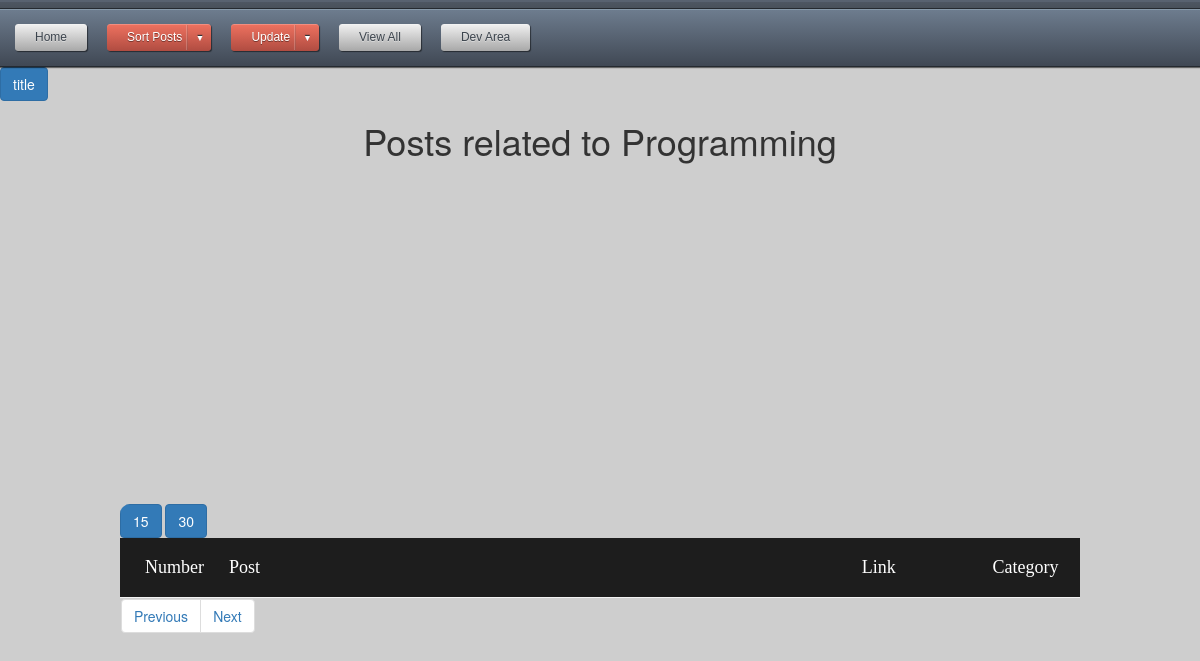
/sortby/1/15?sort_cat=Programming, run on an earlier commit of the app's database.
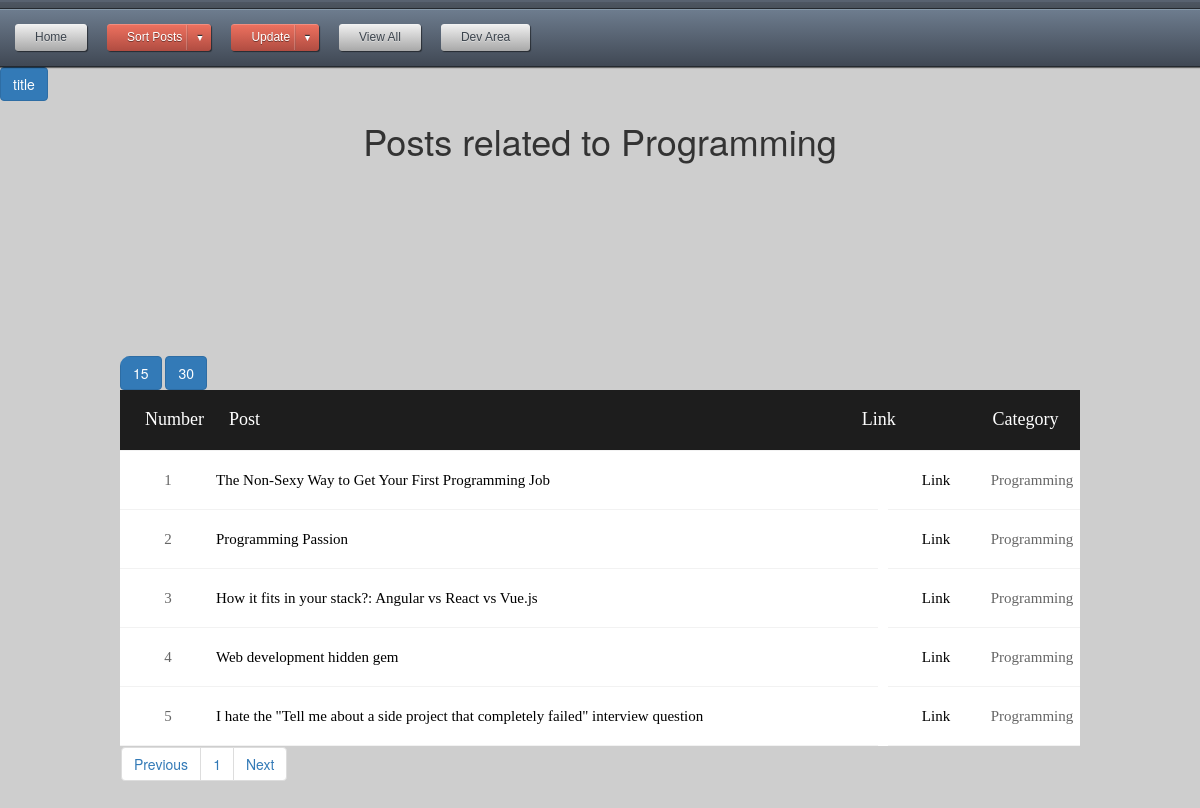
And on a later commit of the database.
### app.py (models this page shows)
class posts(db.Model):
    id = db.Column(db.String, primary_key=True)
    title = db.Column(db.String(80), unique=True, nullable=False)
    link = db.Column(db.String(120), unique=True, nullable=False)
    category = db.Column(db.String(120), unique=True, nullable=False)
    date_added = db.Column(db.String(120), unique=False, nullable=False)
    thread_text = db.Column(db.String(400), unique=True, nullable=False)
    image = db.Column(db.String(400), unique=True, nullable=False)

### app.py (the view)
@app.route('/sortby/<int:page_num>/<int:per_page_res>', methods=['GET', 'POST'])
def sortby(page_num, per_page_res):
	sort_cat = request.args.get('sort_cat', None)
	order_by = request.args.get('order_by', None)
	print(sort_cat)
	per_page = per_page_res
	t3 = posts.query.filter_by(category=sort_cat).order_by(order_by).paginate(per_page=per_page_res, page=page_num, error_out=True)
	return render_template("sortby.html", count=count, order_by=order_by, t3=t3, per_page=per_page, posts=posts, zip=zip, sort_cat=sort_cat)

### app.py (called while the page is built)
@app.context_processor
def utility_functions():
    def print_in_console(message):
        print (str(message))
    return dict(mdebug=print_in_console)

@app.context_processor
def inject_user():
    return dict(category=categories)

### templates/sortby.html (shortened to what this page needs)
<!DOCTYPE html>
<html>
<head>
</head>
{% include "topnav.html" %}
<div class="limiter">
<body>
<a href="{{url_for('sortby', page_num=t3.page, per_page_res=15, order_by='title', sort_cat=sort_cat )}}"><button type="button" class="btn btn-primary">title</button></a>
<h1>Posts related to {{sort_cat}}</h1>
	<div class="container-table100">
			<div class="wrap-table100">
				<a href="{{url_for('sortby', page_num=t3.page, per_page_res=15, order_by=order_by, sort_cat=sort_cat )}}"><button type="button" class="btn btn-primary">15</button></a>
				<a href="{{url_for('sortby', page_num=t3.page, per_page_res=30, order_by=order_by, sort_cat=sort_cat )}}"><button type="button" class="btn btn-primary">30</button></a>
					<div class="table">
						<div class="row header" style="content: none">
							<div class="cell">Number</div>
							<div class="cell">Post</div>
							<div class="cell">Link</div>
							<div class="cell">Category</div>
						</div>
						{% for t,i in zip(t3.items, range(per_page, 0, -1)) %}
						<div class="row">
							<div class="cell" data-title="Number">
								{% if t3.page == 1 %}
								{{(t3.page * (per_page+1))-i}}
								{% else %}
								{{(t3.page * (per_page))-(i-1)}}
								{% endif %}
							</div>
							<div class="cell" data-title="Post" style="width:69%;"><a href="#" data-toggle="modal" data-target="#{{t.id}}">{{t.title}}</div>
							<div class="cell" data-title="Link"><a href="{{t.link}}" target='_blank'>Link</a></div>
							<div class="cell" data-title="Category">{{t.category}}</div>
						</div>
						{% endfor %}
						<nav aria-label="Page navigation example">
							<ul class="pagination" style="margin:1px">
										<li class="page-item"><a class="page-link" href="{{url_for('sortby', page_num=(t3.page + 1), per_page_res=per_page, sort_cat=sort_cat )}}">Previous</a>
								{% for page in t3.iter_pages(right_edge=1, left_edge=5) %}
									{% if page %}
										<li class="page-item"><a class="page-link" href="{{url_for('sortby', page_num=page, per_page_res=per_page, sort_cat=sort_cat )}}">{{ page }}</a>
									{% else %}
										<li class="page-item"><a class="page-link" href="#">...</a>
									{% endif %}
								{% endfor %}
										<li class="page-item"><a class="page-link" href="{{url_for('sortby', page_num=(t3.page + 1), per_page_res=per_page, sort_cat=sort_cat )}}">Next</a>
							</ul>
						</nav>
					</div>
</body>
</html>

What changed in the data, as far as the page shows it:
now on this page (row edited): posts: page "1", title "The Non-Sexy Way to Get Your First Programming Job", category "Programming"
now on this page (row edited): posts: page "2", title "Programming Passion", category "Programming"
now on this page (row edited): posts: page "3", title "How it fits in your stack?: Angular vs React vs Vue.js", category "Programming"
added posts: page "4", title "Web development hidden gem", category "Programming"
added posts: page "5", title "I hate the \"Tell me about a side project that completely failed\" interview question", category "Programming"
Also different on the page:
new list line: "1"
